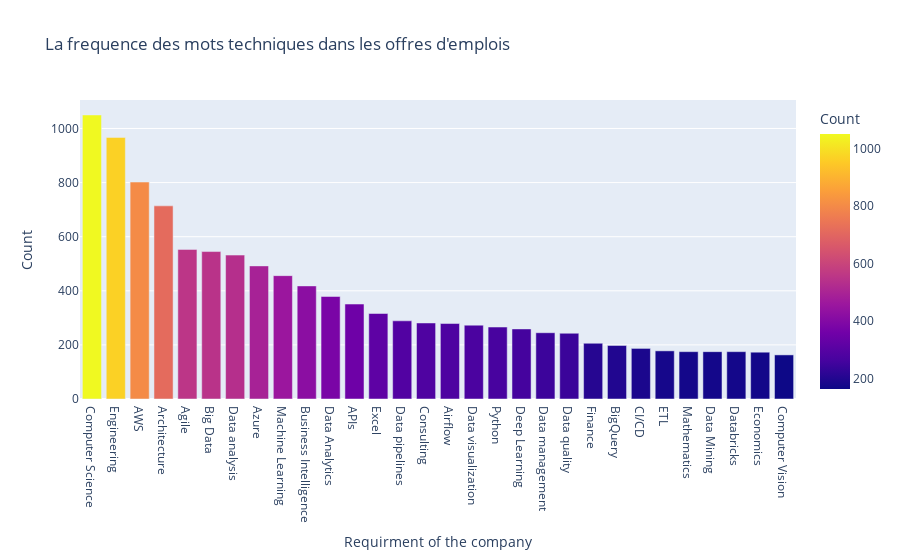

The notebook cell saved with this chart:
### Markdown cell above
<h3> Get top 20 keywords Occurrences in Requirment_of_the_company column</h3>

### Code cell
import plotly.express as px
from collections import Counter

# Use Counter to get the count of each element in the lists
element_counter = Counter([element for sublist in df_clean['Requirment_of_the_company'] for element in sublist])
# Convert the result to a DataFrame for better display
element_counter = pd.DataFrame(list(element_counter.items()), columns=['Requirment of the company', 'Count'])

df_requir = element_counter.sort_values(by='Count',ascending=False)

fig = px.bar(df_requir.head(30), x='Requirment of the company', y='Count',color='Count',title="La frequence des mots techniques dans les offres d'emplois")
fig.show()

### Figure 1 — Plotly figure (JSON) as saved in the notebook; plotly's stock layout.template omitted (floating-point values rounded to 4 significant figures)
{"data": [{"alignmentgroup": "True", "hovertemplate": "Requirment of the company=%{x}<br>Count=%{marker.color}<extra></extra>", "legendgroup": "", "marker": {"color": [1050, 967, 802, 714, 553, 545, 532, 492, 456, 418, 379, 351, 316, 289, 281, 279, 273, 266, 259, 245, 243, 206, 198, 187, 178, 175, 175, 175, 173, 163], "coloraxis": "coloraxis", "pattern": {"shape": ""}}, "name": "", "offsetgroup": "", "orientation": "v", "showlegend": false, "textposition": "auto", "type": "bar", "x": ["Computer Science", "Engineering", "AWS", "Architecture", "Agile", "Big Data", "Data analysis", "Azure", "Machine Learning", "Business Intelligence", "Data Analytics", "APIs", "Excel", "Data pipelines", "Consulting", "Airflow", "Data visualization", "Python", "Deep Learning", "Data management", "Data quality", "Finance", "BigQuery", "CI/CD", "ETL", "Mathematics", "Data Mining", "Databricks", "Economics", "Computer Vision"], "xaxis": "x", "y": [1050, 967, 802, 714, 553, 545, 532, 492, 456, 418, 379, 351, 316, 289, 281, 279, 273, 266, 259, 245, 243, 206, 198, 187, 178, 175, 175, 175, 173, 163], "yaxis": "y"}], "layout": {"barmode": "relative", "coloraxis": {"colorbar": {"title": {"text": "Count"}}, "colorscale": [[0, "#0d0887"], [0.1111, "#46039f"], [0.2222, "#7201a8"], [0.3333, "#9c179e"], [0.4444, "#bd3786"], [0.5556, "#d8576b"], [0.6667, "#ed7953"], [0.7778, "#fb9f3a"], [0.8889, "#fdca26"], [1, "#f0f921"]]}, "legend": {"tracegroupgap": 0}, "title": {"text": "La frequence des mots techniques dans les offres d'emplois"}, "xaxis": {"anchor": "y", "domain": [0, 1], "title": {"text": "Requirment of the company"}}, "yaxis": {"anchor": "x", "domain": [0, 1], "title": {"text": "Count"}}}}
